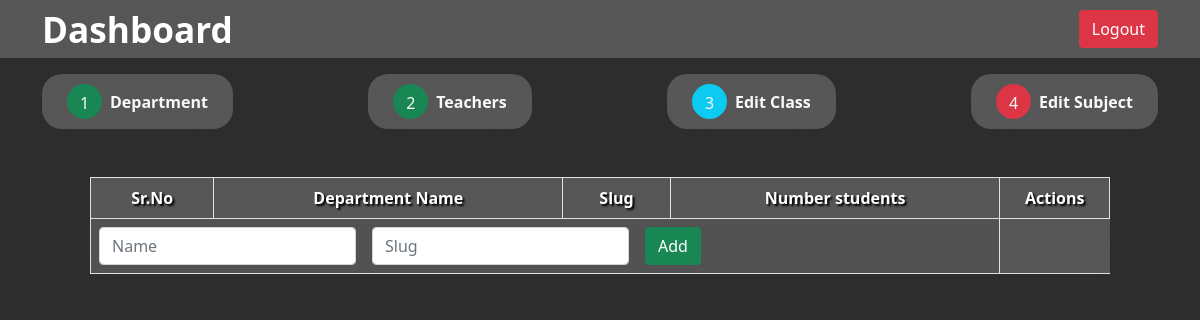
Page /Prospector/index.php on the earlier database version.
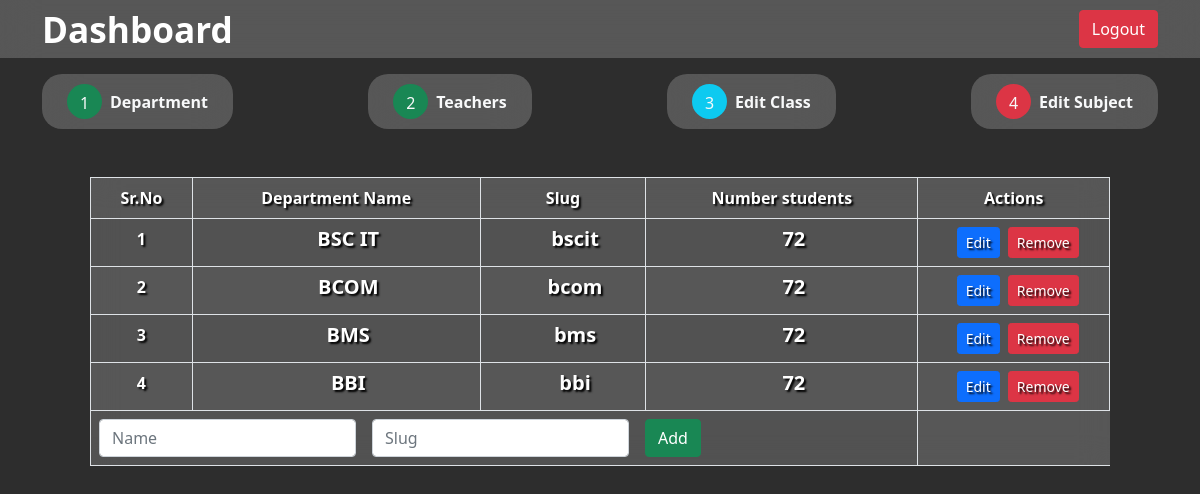
Same page on the later database version.
### tables this page shows
CREATE TABLE `departments` (
  `id` int(255) NOT NULL,
  `name` varchar(200) NOT NULL,
  `slug` varchar(200) NOT NULL
);

### Prospector/index.php (the view, shortened to what this page needs)
<?php include "../DB/db.php" ?>
<?php $cssFiles = "<link rel='stylesheet' href='../assets/css/student_profile.css'/>" ?>
<?php include "../includes/header.php" ?>
<div class="app">
	<nav class="navbar bg-primary navbar-dark py-2 justify-content-between">
		<div class="container">
			<h2>
				<a class="navbar-brand">Dashboard</a>
			</h2>
			<div>
				<a href="logout.php" class="btn btn-danger">Logout</a>
			</div>
		</div>
	</nav>
	<div class="container">
		<section id="allCategories" class="d-flex justify-content-between mt-3 tabs">
			<a class="btn btn-light d-flex align-items-center" href="index.php">
				<div class="btn rounded-circle text-light bg-success me-2" style="width: 35px; height: 35px">
					1
				</div>
				<div class="text-light">Department</div>
			</a>
			<a class="btn btn-light d-flex align-items-center" href="Teacher.php">
				<div class="btn rounded-circle text-light bg-success me-2" style="width: 35px; height: 35px">
					2
				</div>
				<div class="text-light">Teachers</div>
			</a>
			<a class="btn btn-light d-flex align-items-center" href="EditClass.php">
				<div class="btn rounded-circle text-light bg-info me-2" style="width: 35px; height: 35px">
					3
				</div>
				<div class="text-light">Edit Class</div>
			</a>
			<a class="btn btn-light d-flex align-items-center" href="EditSubject.php">
				<div class="btn rounded-circle text-light bg-danger me-2" style="width: 35px; height: 35px">
					4
				</div>
				<div class="text-light">Edit Subject</div>
			</a>
		</section>
		<section id="allDepartment">
			<div class="table-responsive mt-5 mx-5">
				<table class="table table-striped table-hover table-bordered blurred-bg">
					<thead>
						<tr>
							<th>Sr.No</th>
							<th>Department Name</th>
							<th>Slug</th>
							<th>Number students</th>
							<th>Actions</th>
						</tr>
					</thead>
					<tbody>
						<?php
						$query = mysqli_query($con, "SELECT * FROM `departments`");
						$srno = 0;
						?>
						<?php while ($row = mysqli_fetch_assoc($query)) : ?>
							<tr>
								<td><?php echo ++$srno; ?></td>
								<td>
									<h5 class="fw-bold d-flex align-items-center justify-content-center ps-4 subject"><?php echo $row['name']; ?></h5>
								</td>
								<td>
									<h5 class="fw-bold d-flex align-items-center justify-content-center ps-4 subject"><?php echo $row['slug']; ?></h5>
								</td>
								<td>
									<h5 class="fw-bold d-flex align-items-center justify-content-center ps-4 subject">72</h5>
								</td>
								<td>
									<div class="d-flex justify-content-center">
										<a href="index.php?edit=true&id=<?php echo $row['id'] ?>" class="ms-2 btn btn-primary btn-sm">Edit</a>
										<a href="index.php?delete=true&id=<?php echo $row['id'] ?>" class="ms-2 btn btn-danger btn-sm">Remove</a>
									</div>
								</td>
							</tr>
						<?php endwhile; ?>
						<tr>
							<td colspan="4">
								<form method="POST" action="index.php" class="d-flex">
									<div class="me-3">
										<input name="name" type="text" class="form-control" placeholder="Name" aria-label="Name" required value="<?php echo isset($isEditing) ? $editData['name'] : '' ?>" />
									</div>
									<div class="me-3">
										<input name="slug" type="text" class="form-control" placeholder="Slug" aria-label="Name" required value="<?php echo isset($isEditing) ? $editData['slug'] : '' ?>" />
									</div>
									<div class="me-3">
										<button name="<?php echo isset($isEditing) ? 'editdepartment' : 'adddepartment'; ?>" type="submit" class="btn btn-success">
											<?php if (isset($isEditing)) {
												echo "Update";
											} else {
												echo "Add";
											} ?>
										</button>
									</div>
								</form>
							</td>
						</tr>
					</tbody>
				</table>
			</div>
		</section>
	</div>
</div>
<?php include "../includes/footer.php" ?>

### includes/header.php (shortened to what this page needs)
<!DOCTYPE html>
<html lang="en">
<head>
	<link rel="stylesheet" href="/assets/css/bootstrap.min.css" />
	<link rel="stylesheet" href="/assets/css/style.css" />
	<?php echo $cssFiles ?>
</head>
<body>

### includes/footer.php (shortened to what this page needs)
</body>
</html>

### assets/css/style.css (style rules this page uses)
* { margin: 0; padding: 0; box-sizing: border-box; }
.app { width: 100vw; height: 100vh; background-color: rgba(45, 45, 45); overflow-y: auto; }
h2, h5 { margin: 0; }
.navbar-brand { color: white; font-weight: bold; font-size: 1.1em; }
.subject { height: 100%; }
.navbar { background: rgba(255, 255, 255, 0.2) !important; backdrop-filter: blur(20px) !important; }
.blurred-bg { background: rgba(255, 255, 255, 0.2) !important; backdrop-filter: blur(15px) !important; }
.blurred-bg tr, .blurred-bg td { color: white; text-shadow: 2px 2px 2px #000; font-weight: bold; background-color: transparent; text-align: center; }

### assets/css/student_profile.css (style rules this page uses)
.tabs > a { padding: 10px 25px; background: rgba(255, 255, 255, 0.2); backdrop-filter: blur(20px); color: white; border: none; font-weight: bold; border-radius: 20px; transition: 0.2s all; }

Differences in the rows shown:
added departments: name "BSC IT", slug "bscit"
added departments: name "BCOM", slug "bcom"
added departments: name "BMS", slug "bms"
added departments: name "BBI", slug "bbi"
